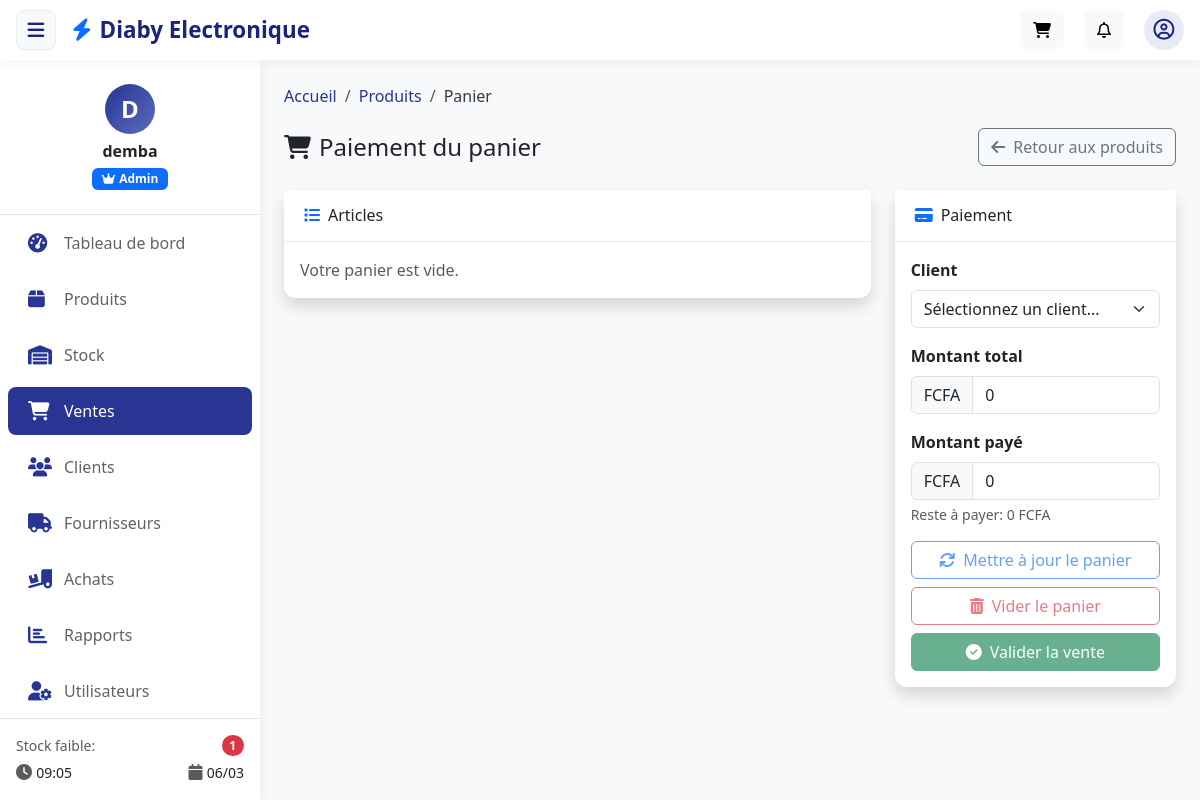
/sales/cart/checkout/ (signed in), run on the app's committed database.
### apps/core/models.py (models this page shows, shortened)
class ShopSettings(models.Model):
    CURRENCY_CHOICES = (
        ('FCFA', 'FCFA (Franc CFA)'),
        ('EUR', 'EUR (Euro)'),
        ('USD', 'USD (Dollar US)'),
    )
    name = models.CharField(max_length=200, default='Diaby Electronic')
    logo = models.ImageField(upload_to='shop/', blank=True, null=True)
    phone = models.CharField(max_length=50, blank=True)
    email = models.EmailField(blank=True)
    address = models.TextField(blank=True)
    currency = models.CharField(max_length=10, choices=CURRENCY_CHOICES, default='FCFA')
    ninea = models.CharField(max_length=50, blank=True)
    tax_number = models.CharField(max_length=50, blank=True)
    updated_by = models.ForeignKey(
        settings.AUTH_USER_MODEL,
        on_delete=models.SET_NULL,
        null=True,
        blank=True,
        related_name='updated_shop_settings'
    )
    updated_at = models.DateTimeField(auto_now=True)
    @classmethod
    def get_solo(cls):
        obj, _ = cls.objects.get_or_create(pk=1)
        return obj

### apps/accounts/models.py (models this page shows, shortened)
class CustomUser(AbstractUser):
    ROLE_CHOICES = (
        ('admin', 'Administrateur'),
        ('manager', 'Gestionnaire'),
        ('seller', 'Vendeur'),
    )
    role = models.CharField(
        max_length=20,
        choices=ROLE_CHOICES,
        default='seller'
    )
    phone = models.CharField(max_length=20, blank=True, null=True)
    created_at = models.DateTimeField(auto_now_add=True)
    objects = CustomUserManager()  # <- important pour utiliser notre manager

### apps/sales/views.py (the view, shortened to what this page needs)
# urls.py: path('cart/checkout/', views.cart_checkout, name='cart_checkout'),
@login_required
def cart_checkout(request):
    cart = request.session.get('cart', {})
    product_ids = [int(pid) for pid in cart.keys()] if cart else []
    products = Product.objects.filter(id__in=product_ids)
    items = []
    total_amount = Decimal('0')
    stock_errors = []
    clients = Client.objects.all().order_by('name')
    selected_client_id = request.POST.get('client') or request.GET.get('client')
    context = {
        'items': items,
        'total_amount': total_amount,
        'clients': clients,
        'selected_client_id': selected_client_id,
    }
    return render(request, 'sales/cart_checkout.html', context)

### apps/sales/templates/sales/cart_checkout.html (shortened to what this page needs)
{% extends "base.html" %}
{% load static %}
{% block page_title %}
    <i class="fas fa-shopping-cart me-2"></i>Paiement du panier
{% endblock %}
{% block breadcrumb_items %}
    <li class="breadcrumb-item"><a href="{% url 'products:product_list' %}">Produits</a></li>
    <li class="breadcrumb-item active">Panier</li>
{% endblock %}
{% block page_actions %}
    <a href="{% url 'products:product_list' %}" class="btn btn-outline-secondary">
        <i class="fas fa-arrow-left me-2"></i>Retour aux produits
    </a>
{% endblock %}
{% block content %}
<div class="row">
    <div class="col-lg-8">
        <div class="card shadow mb-4">
            <div class="card-header bg-white py-3">
                <h6 class="mb-0"><i class="fas fa-list me-2 text-primary"></i>Articles</h6>
            </div>
            <div class="card-body">
                {% if items %}
                <div class="table-responsive">
                    <table class="table table-hover align-middle">
                        <thead class="bg-light">
                            <tr>
                                <th>Produit</th>
                                <th class="text-center">Qté</th>
                                <th class="text-end">Prix</th>
                                <th class="text-end">Sous-total</th>
                            </tr>
                        </thead>
                        <tbody>
                            {% for item in items %}
                            <tr data-price="{{ item.price }}" data-stock="{{ item.stock }}">
                                <td>{{ item.product.name }}</td>
                                <td class="text-center" style="max-width: 90px;">
                                    <input type="number"
                                           name="qty_{{ item.product.id }}"
                                           class="form-control form-control-sm cart-qty"
                                           min="1"
                                           value="{{ item.qty }}">
                                    <small class="text-danger d-none stock-warning"></small>
                                </td>
                                <td class="text-end">{{ item.price|floatformat:0 }} FCFA</td>
                                <td class="text-end item-subtotal">{{ item.subtotal|floatformat:0 }} FCFA</td>
                            </tr>
                            {% endfor %}
                        </tbody>
                    </table>
                </div>
                {% else %}
                <p class="text-muted mb-0">Votre panier est vide.</p>
                {% endif %}
            </div>
        </div>
    </div>
    <div class="col-lg-4">
        <div class="card shadow">
            <div class="card-header bg-white py-3">
                <h6 class="mb-0"><i class="fas fa-credit-card me-2 text-primary"></i>Paiement</h6>
            </div>
            <div class="card-body">
                <form method="post">
                    <div class="mb-3">
                        <label class="form-label fw-bold">Client</label>
                        <select name="client" class="form-select">
                            <option value="">Sélectionnez un client...</option>
                        </select>
                    </div>
                    <div class="mb-3">
                        <label class="form-label fw-bold">Montant total</label>
                        <div class="input-group">
                            <span class="input-group-text">FCFA</span>
                            <input type="text" class="form-control" value="{{ total_amount|floatformat:0 }}" readonly>
                        </div>
                    </div>
                    <div class="mb-3">
                        <label class="form-label fw-bold">Montant payé</label>
                        <div class="input-group">
                            <span class="input-group-text">FCFA</span>
                            <input type="number" class="form-control" name="amount_paid" id="amountPaid" min="0" step="100" value="{{ total_amount|floatformat:0 }}">
                        </div>
                        <small class="text-muted d-block mt-1">
                            Reste à payer: <span id="remainingAmount">0</span> FCFA
                        </small>
                    </div>
                    <div class="d-grid gap-2">
                        <button type="submit" name="action" value="update" class="btn btn-outline-primary" {% if not items %}disabled{% endif %}>
                            <i class="fas fa-sync me-2"></i>Mettre à jour le panier
                        </button>
                        <button type="submit" name="action" value="clear" class="btn btn-outline-danger" {% if not items %}disabled{% endif %}>
                            <i class="fas fa-trash-alt me-2"></i>Vider le panier
                        </button>
                        <button type="submit" name="action" value="checkout" class="btn btn-success" {% if not items %}disabled{% endif %}>
                            <i class="fas fa-check-circle me-2"></i>Valider la vente
                        </button>
                    </div>
                </form>
            </div>
        </div>
    </div>
</div>
{% endblock %}

### templates/includes/navbar.html (shortened to what this page needs)
<nav class="navbar px-3">
    <div class="container-fluid d-flex align-items-center justify-content-between p-0">
        <div class="d-flex align-items-center">
            <button class="toggle-sidebar d-none d-md-flex me-3" id="toggleSidebar" type="button">
                <i class="fas fa-bars"></i>
            </button>
            <a class="navbar-brand d-flex align-items-center m-0" href="{% url 'accounts:home' %}">
                <i class="fas fa-bolt me-2 text-primary"></i>
                <span class="fw-bold">{{ shop_settings.name|default:"Diaby Electronic" }}</span>
            </a>
        </div>
        <div class="user-menu">
            {% if user.is_authenticated %}
                <div class="dropdown">
                    <button class="btn btn-light position-relative" type="button" id="cartButton" data-bs-toggle="dropdown" data-cart-summary-url="{% url 'products:cart_summary' %}" data-cart-checkout-url="{% url 'sales:cart_checkout' %}">
                        <i class="fas fa-shopping-cart"></i>
                    </button>
                </div>
                <div class="dropdown">
                    <button class="btn btn-light position-relative" type="button" data-bs-toggle="dropdown">
                        <i class="far fa-bell"></i>
                    </button>
                </div>
                <div class="dropdown">
                    <div class="user-avatar" data-bs-toggle="dropdown">
                        {% if user.avatar %}
                            <img src="{{ user.avatar.url }}" alt="{{ user.username }}" style="width: 40px; height: 40px; border-radius: 50%; object-fit: cover;">
                        {% else %}
                            <i class="far fa-user-circle"></i>
                        {% endif %}
                    </div>
                </div>
            {% else %}
                <a class="btn btn-primary" href="{% url 'accounts:login' %}">
                    <i class="fas fa-sign-in-alt me-2"></i>Connexion
                </a>
            {% endif %}
        </div>
    </div>
</nav>

### templates/includes/sidebar.html (shortened to what this page needs)
<div class="sidebar d-flex flex-column" id="sidebar">
    <div class="user-info text-center py-4 border-bottom">
        <div class="avatar-circle mb-2">
            {% if user.avatar %}
                <img src="{{ user.avatar.url }}" alt="{{ user.username }}" class="avatar-img">
            {% else %}
                <span class="avatar-initials">
                    {{ user.first_name|first|default:user.username|first|upper }}
                </span>
            {% endif %}
        </div>
        <h6 class="mb-1 fw-bold">{{ user.get_full_name|default:user.username }}</h6>
        <span class="badge role-badge {% if user.role == 'admin' %}bg-primary
                                     {% elif user.role == 'manager' %}bg-success
                                     {% else %}bg-info{% endif %}">
            {% if user.role == 'admin' %}
                <i class="fas fa-crown me-1"></i>Admin
            {% elif user.role == 'manager' %}
                <i class="fas fa-chart-line me-1"></i>Manager
            {% else %}
                <i class="fas fa-cash-register me-1"></i>Vendeur
            {% endif %}
        </span>
    </div>
    <div class="sidebar-menu flex-grow-1">
        <ul class="nav flex-column">
            <li class="nav-item">
                <a href="{% url 'accounts:home' %}" class="nav-link {% if request.resolver_match.url_name == 'home' %}active{% endif %}">
                    <i class="fas fa-tachometer-alt"></i>
                    <span>Tableau de bord</span>
                </a>
            </li>
            {% if user.role == 'admin' %}
                <li class="nav-item">
                    <a href="{% url 'products:product_list' %}" class="nav-link {% if 'products' in request.path %}active{% endif %}">
                        <i class="fas fa-box"></i>
                        <span>Produits</span>
                    </a>
                </li>
                <li class="nav-item">
                    <a href="{% url 'stock:movement_list' %}" class="nav-link {% if 'stock' in request.path %}active{% endif %}">
                        <i class="fas fa-warehouse"></i>
                        <span>Stock</span>
                    </a>
                </li>
                <li class="nav-item">
                    <a href="{% url 'sales:sale_list' %}" class="nav-link {% if 'sales' in request.path %}active{% endif %}">
                        <i class="fas fa-shopping-cart"></i>
                        <span>Ventes</span>
                    </a>
                </li>
                <li class="nav-item">
                    <a href="{% url 'clients:client_list' %}" class="nav-link {% if 'clients' in request.path %}active{% endif %}">
                        <i class="fas fa-users"></i>
                        <span>Clients</span>
                    </a>
                </li>
                <li class="nav-item">
                    <a href="{% url 'suppliers:supplier_list' %}" class="nav-link {% if 'suppliers' in request.path %}active{% endif %}">
                        <i class="fas fa-truck"></i>
                        <span>Fournisseurs</span>
                    </a>
                </li>
                <li class="nav-item">
                    <a href="{% url 'purchases:purchase_list' %}" class="nav-link {% if 'purchases' in request.path %}active{% endif %}">
                        <i class="fas fa-truck-loading"></i>
                        <span>Achats</span>
                    </a>
                </li>
                <li class="nav-item">
                    <a href="#" class="nav-link {% if 'reports' in request.path %}active{% endif %}">
                        <i class="fas fa-chart-bar"></i>
                        <span>Rapports</span>
                    </a>
                </li>
                <li class="nav-item">
                    <a href="#" class="nav-link  {% if 'users' in request.path %}active{% endif %}">
                        <i class="fas fa-user-cog"></i>
                        <span>Utilisateurs</span>
                    </a>
                </li>
            {% endif %}
        </ul>
    </div>
    <div class="sidebar-footer border-top p-3 bg-white">
        <div class="d-flex justify-content-between align-items-center mb-1">
            <small class="text-muted">Stock faible:</small>
            <span class="badge bg-danger rounded-pill">{{ low_stock_count|default:0 }}</span>
        </div>
        <div class="d-flex justify-content-between">
            <span><i class="fas fa-clock text-muted"></i> <small>{{ current_time|date:"H:i" }}</small></span>
            <span><i class="fas fa-calendar text-muted"></i> <small>{% now "d/m" %}</small></span>
        </div>
    </div>
</div>

### data on the page
ShopSettings: name "Diaby Electronique"
CustomUser: first_name|first "D", get_full_name "demba"

### other printed values
{{ low_stock_count|default:0 }} "1"
{{ current_time|date:"H:i" }} "09:05"
